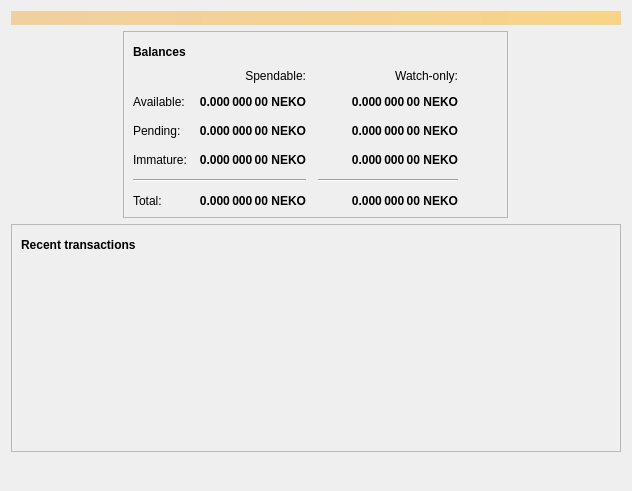
<?xml version="1.0" encoding="UTF-8"?>
<ui version="4.0">
 <class>OverviewPage</class>
 <widget class="QWidget" name="OverviewPage">
  <property name="geometry">
   <rect>
    <x>0</x>
    <y>0</y>
    <width>632</width>
    <height>491</height>
   </rect>
  </property>
  <property name="windowTitle">
   <string>Form</string>
  </property>
  <layout class="QVBoxLayout" name="topLayout">
   <item>
    <widget class="QLabel" name="labelAlerts">
     <property name="visible">
      <bool>false</bool>
     </property>
     <property name="styleSheet">
      <string notr="true">QLabel { background-color: qlineargradient(x1: 0, y1: 0, x2: 1, y2: 0, stop:0 #F0D0A0, stop:1 #F8D488); color:#000000; }</string>
     </property>
     <property name="wordWrap">
      <bool>true</bool>
     </property>
     <property name="margin">
      <number>3</number>
     </property>
     <property name="textInteractionFlags">
      <set>Qt::TextSelectableByMouse</set>
     </property>
    </widget>
   </item>
   <item>
    <layout class="QHBoxLayout" name="horizontalLayout" stretch="0">
     <item>
      <layout class="QVBoxLayout" name="verticalLayout_2">
       <item alignment="Qt::AlignHCenter">
        <widget class="QFrame" name="frame">
         <property name="frameShape">
          <enum>QFrame::StyledPanel</enum>
         </property>
         <property name="frameShadow">
          <enum>QFrame::Raised</enum>
         </property>
         <layout class="QVBoxLayout" name="verticalLayout_4">
          <item>
           <layout class="QHBoxLayout" name="horizontalLayout_4">
            <item>
             <widget class="QLabel" name="label_5">
              <property name="font">
               <font>
                <weight>75</weight>
                <bold>true</bold>
               </font>
              </property>
              <property name="text">
               <string>Balances</string>
              </property>
             </widget>
            </item>
            <item>
             <widget class="QPushButton" name="labelWalletStatus">
              <property name="enabled">
               <bool>true</bool>
              </property>
              <property name="maximumSize">
               <size>
                <width>30</width>
                <height>16777215</height>
               </size>
              </property>
              <property name="toolTip">
               <string>The displayed information may be out of date. Your wallet automatically synchronizes with the NekoSCrypt network after a connection is established, but this process has not completed yet.</string>
              </property>
              <property name="text">
               <string/>
              </property>
              <property name="icon">
               <iconset>
                <normaloff>:/icons/warning</normaloff>
                <disabledoff>:/icons/warning</disabledoff>:/icons/warning</iconset>
              </property>
              <property name="iconSize">
               <size>
                <width>24</width>
                <height>24</height>
               </size>
              </property>
              <property name="flat">
               <bool>true</bool>
              </property>
             </widget>
            </item>
            <item>
             <spacer name="horizontalSpacer_3">
              <property name="orientation">
               <enum>Qt::Horizontal</enum>
              </property>
              <property name="sizeHint" stdset="0">
               <size>
                <width>40</width>
                <height>20</height>
               </size>
              </property>
             </spacer>
            </item>
           </layout>
          </item>
          <item>
           <layout class="QGridLayout" name="gridLayout">
            <property name="spacing">
             <number>12</number>
            </property>
            <item row="2" column="2">
             <widget class="QLabel" name="labelWatchPending">
              <property name="font">
               <font>
                <weight>75</weight>
                <bold>true</bold>
               </font>
              </property>
              <property name="cursor">
               <cursorShape>IBeamCursor</cursorShape>
              </property>
              <property name="toolTip">
               <string>Unconfirmed transactions to watch-only addresses</string>
              </property>
              <property name="text">
               <string notr="true">0.000 000 00 NEKO</string>
              </property>
              <property name="alignment">
               <set>Qt::AlignRight|Qt::AlignTrailing|Qt::AlignVCenter</set>
              </property>
              <property name="textInteractionFlags">
               <set>Qt::LinksAccessibleByMouse|Qt::TextSelectableByKeyboard|Qt::TextSelectableByMouse</set>
              </property>
             </widget>
            </item>
            <item row="2" column="1">
             <widget class="QLabel" name="labelUnconfirmed">
              <property name="font">
               <font>
                <weight>75</weight>
                <bold>true</bold>
               </font>
              </property>
              <property name="cursor">
               <cursorShape>IBeamCursor</cursorShape>
              </property>
              <property name="toolTip">
               <string>Total of transactions that have yet to be confirmed, and do not yet count toward the spendable balance</string>
              </property>
              <property name="text">
               <string notr="true">0.000 000 00 NEKO</string>
              </property>
              <property name="alignment">
               <set>Qt::AlignRight|Qt::AlignTrailing|Qt::AlignVCenter</set>
              </property>
              <property name="textInteractionFlags">
               <set>Qt::LinksAccessibleByMouse|Qt::TextSelectableByKeyboard|Qt::TextSelectableByMouse</set>
              </property>
             </widget>
            </item>
            <item row="3" column="2">
             <widget class="QLabel" name="labelWatchImmature">
              <property name="font">
               <font>
                <weight>75</weight>
                <bold>true</bold>
               </font>
              </property>
              <property name="cursor">
               <cursorShape>IBeamCursor</cursorShape>
              </property>
              <property name="toolTip">
               <string>Mined balance in watch-only addresses that has not yet matured</string>
              </property>
              <property name="text">
               <string notr="true">0.000 000 00 NEKO</string>
              </property>
              <property name="alignment">
               <set>Qt::AlignRight|Qt::AlignTrailing|Qt::AlignVCenter</set>
              </property>
              <property name="textInteractionFlags">
               <set>Qt::LinksAccessibleByMouse|Qt::TextSelectableByKeyboard|Qt::TextSelectableByMouse</set>
              </property>
             </widget>
            </item>
            <item row="4" column="0" colspan="2">
             <widget class="Line" name="line">
              <property name="orientation">
               <enum>Qt::Horizontal</enum>
              </property>
             </widget>
            </item>
            <item row="4" column="2">
             <widget class="Line" name="lineWatchBalance">
              <property name="sizePolicy">
               <sizepolicy hsizetype="Preferred" vsizetype="Fixed">
                <horstretch>0</horstretch>
                <verstretch>0</verstretch>
               </sizepolicy>
              </property>
              <property name="minimumSize">
               <size>
                <width>140</width>
                <height>0</height>
               </size>
              </property>
              <property name="orientation">
               <enum>Qt::Horizontal</enum>
              </property>
             </widget>
            </item>
            <item row="5" column="0">
             <widget class="QLabel" name="labelTotalText">
              <property name="text">
               <string>Total:</string>
              </property>
             </widget>
            </item>
            <item row="3" column="1">
             <widget class="QLabel" name="labelImmature">
              <property name="font">
               <font>
                <weight>75</weight>
                <bold>true</bold>
               </font>
              </property>
              <property name="cursor">
               <cursorShape>IBeamCursor</cursorShape>
              </property>
              <property name="toolTip">
               <string>Mined balance that has not yet matured</string>
              </property>
              <property name="text">
               <string notr="true">0.000 000 00 NEKO</string>
              </property>
              <property name="alignment">
               <set>Qt::AlignRight|Qt::AlignTrailing|Qt::AlignVCenter</set>
              </property>
              <property name="textInteractionFlags">
               <set>Qt::LinksAccessibleByMouse|Qt::TextSelectableByKeyboard|Qt::TextSelectableByMouse</set>
              </property>
             </widget>
            </item>
            <item row="2" column="3">
             <spacer name="horizontalSpacer_2">
              <property name="orientation">
               <enum>Qt::Horizontal</enum>
              </property>
              <property name="sizeHint" stdset="0">
               <size>
                <width>40</width>
                <height>20</height>
               </size>
              </property>
             </spacer>
            </item>
            <item row="3" column="0">
             <widget class="QLabel" name="labelImmatureText">
              <property name="text">
               <string>Immature:</string>
              </property>
             </widget>
            </item>
            <item row="5" column="1">
             <widget class="QLabel" name="labelTotal">
              <property name="font">
               <font>
                <weight>75</weight>
                <bold>true</bold>
               </font>
              </property>
              <property name="cursor">
               <cursorShape>IBeamCursor</cursorShape>
              </property>
              <property name="toolTip">
               <string>Your current total balance</string>
              </property>
              <property name="text">
               <string notr="true">0.000 000 00 NEKO</string>
              </property>
              <property name="alignment">
               <set>Qt::AlignRight|Qt::AlignTrailing|Qt::AlignVCenter</set>
              </property>
              <property name="textInteractionFlags">
               <set>Qt::LinksAccessibleByMouse|Qt::TextSelectableByKeyboard|Qt::TextSelectableByMouse</set>
              </property>
             </widget>
            </item>
            <item row="5" column="2">
             <widget class="QLabel" name="labelWatchTotal">
              <property name="font">
               <font>
                <weight>75</weight>
                <bold>true</bold>
               </font>
              </property>
              <property name="cursor">
               <cursorShape>IBeamCursor</cursorShape>
              </property>
              <property name="toolTip">
               <string>Current total balance in watch-only addresses</string>
              </property>
              <property name="text">
               <string notr="true">0.000 000 00 NEKO</string>
              </property>
              <property name="alignment">
               <set>Qt::AlignRight|Qt::AlignTrailing|Qt::AlignVCenter</set>
              </property>
              <property name="textInteractionFlags">
               <set>Qt::LinksAccessibleByMouse|Qt::TextSelectableByKeyboard|Qt::TextSelectableByMouse</set>
              </property>
             </widget>
            </item>
            <item row="0" column="2">
             <widget class="QLabel" name="labelWatchonly">
              <property name="text">
               <string>Watch-only:</string>
              </property>
              <property name="alignment">
               <set>Qt::AlignRight|Qt::AlignTrailing|Qt::AlignVCenter</set>
              </property>
             </widget>
            </item>
            <item row="1" column="0">
             <widget class="QLabel" name="labelBalanceText">
              <property name="text">
               <string>Available:</string>
              </property>
             </widget>
            </item>
            <item row="1" column="1">
             <widget class="QLabel" name="labelBalance">
              <property name="font">
               <font>
                <weight>75</weight>
                <bold>true</bold>
               </font>
              </property>
              <property name="cursor">
               <cursorShape>IBeamCursor</cursorShape>
              </property>
              <property name="toolTip">
               <string>Your current spendable balance</string>
              </property>
              <property name="text">
               <string notr="true">0.000 000 00 NEKO</string>
              </property>
              <property name="alignment">
               <set>Qt::AlignRight|Qt::AlignTrailing|Qt::AlignVCenter</set>
              </property>
              <property name="textInteractionFlags">
               <set>Qt::LinksAccessibleByMouse|Qt::TextSelectableByKeyboard|Qt::TextSelectableByMouse</set>
              </property>
             </widget>
            </item>
            <item row="1" column="2">
             <widget class="QLabel" name="labelWatchAvailable">
              <property name="font">
               <font>
                <weight>75</weight>
                <bold>true</bold>
               </font>
              </property>
              <property name="cursor">
               <cursorShape>IBeamCursor</cursorShape>
              </property>
              <property name="toolTip">
               <string>Your current balance in watch-only addresses</string>
              </property>
              <property name="text">
               <string notr="true">0.000 000 00 NEKO</string>
              </property>
              <property name="alignment">
               <set>Qt::AlignRight|Qt::AlignTrailing|Qt::AlignVCenter</set>
              </property>
              <property name="textInteractionFlags">
               <set>Qt::LinksAccessibleByMouse|Qt::TextSelectableByKeyboard|Qt::TextSelectableByMouse</set>
              </property>
             </widget>
            </item>
            <item row="2" column="0">
             <widget class="QLabel" name="labelPendingText">
              <property name="text">
               <string>Pending:</string>
              </property>
             </widget>
            </item>
            <item row="0" column="1">
             <widget class="QLabel" name="labelSpendable">
              <property name="text">
               <string>Spendable:</string>
              </property>
              <property name="alignment">
               <set>Qt::AlignRight|Qt::AlignTrailing|Qt::AlignVCenter</set>
              </property>
             </widget>
            </item>
           </layout>
          </item>
         </layout>
        </widget>
       </item>
       <item>
        <layout class="QVBoxLayout" name="verticalLayout_3">
         <item>
          <widget class="QFrame" name="frame_2">
           <property name="frameShape">
            <enum>QFrame::StyledPanel</enum>
           </property>
           <property name="frameShadow">
            <enum>QFrame::Raised</enum>
           </property>
           <layout class="QVBoxLayout" name="verticalLayout">
            <item>
             <layout class="QHBoxLayout" name="horizontalLayout_2">
              <item>
               <widget class="QLabel" name="label_4">
                <property name="font">
                 <font>
                  <weight>75</weight>
                  <bold>true</bold>
                 </font>
                </property>
                <property name="text">
                 <string>Recent transactions</string>
                </property>
               </widget>
              </item>
              <item>
               <widget class="QPushButton" name="labelTransactionsStatus">
                <property name="enabled">
                 <bool>true</bool>
                </property>
                <property name="maximumSize">
                 <size>
                  <width>30</width>
                  <height>16777215</height>
                 </size>
                </property>
                <property name="toolTip">
                 <string>The displayed information may be out of date. Your wallet automatically synchronizes with the NekoSCrypt network after a connection is established, but this process has not completed yet.</string>
                </property>
                <property name="text">
                 <string/>
                </property>
                <property name="icon">
                 <iconset>
                  <normaloff>:/icons/warning</normaloff>
                  <disabledoff>:/icons/warning</disabledoff>:/icons/warning</iconset>
                </property>
                <property name="iconSize">
                 <size>
                  <width>24</width>
                  <height>24</height>
                 </size>
                </property>
                <property name="flat">
                 <bool>true</bool>
                </property>
               </widget>
              </item>
              <item>
               <spacer name="horizontalSpacer">
                <property name="orientation">
                 <enum>Qt::Horizontal</enum>
                </property>
                <property name="sizeHint" stdset="0">
                 <size>
                  <width>40</width>
                  <height>20</height>
                 </size>
                </property>
               </spacer>
              </item>
             </layout>
            </item>
            <item>
             <widget class="QListView" name="listTransactions">
              <property name="styleSheet">
               <string notr="true">QListView { background: transparent; }</string>
              </property>
              <property name="frameShape">
               <enum>QFrame::NoFrame</enum>
              </property>
              <property name="verticalScrollBarPolicy">
               <enum>Qt::ScrollBarAlwaysOff</enum>
              </property>
              <property name="horizontalScrollBarPolicy">
               <enum>Qt::ScrollBarAlwaysOff</enum>
              </property>
              <property name="selectionMode">
               <enum>QAbstractItemView::NoSelection</enum>
              </property>
             </widget>
            </item>
           </layout>
          </widget>
         </item>
         <item>
          <spacer name="verticalSpacer_2">
           <property name="orientation">
            <enum>Qt::Vertical</enum>
           </property>
           <property name="sizeHint" stdset="0">
            <size>
             <width>20</width>
             <height>40</height>
            </size>
           </property>
          </spacer>
         </item>
        </layout>
       </item>
      </layout>
     </item>
    </layout>
   </item>
  </layout>
 </widget>
 <resources/>
 <connections/>
</ui>
